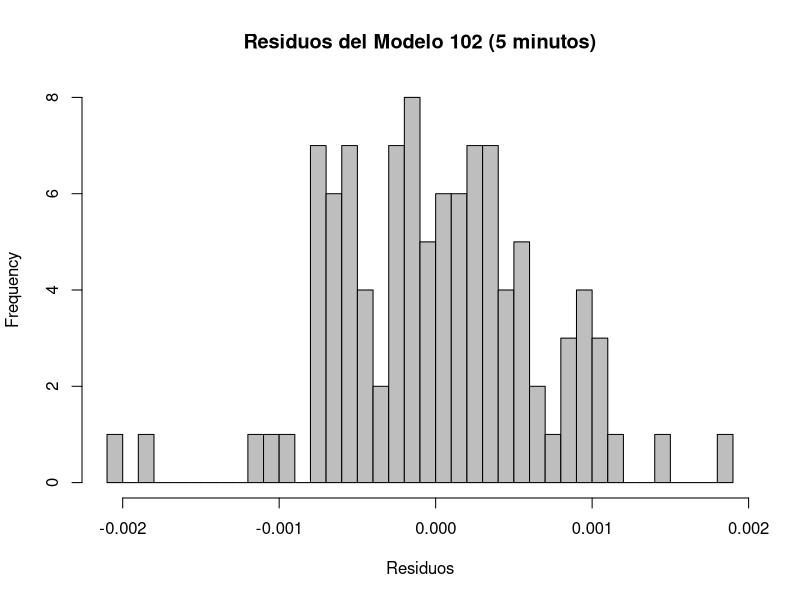
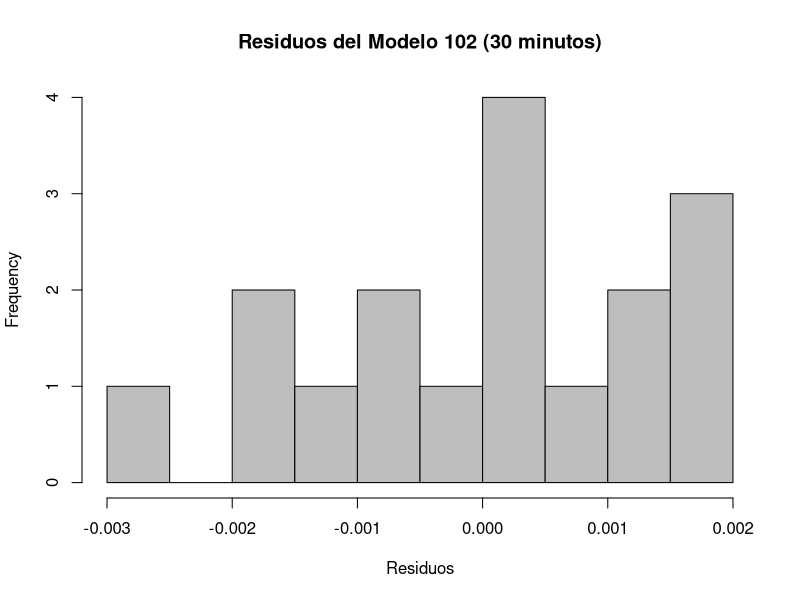
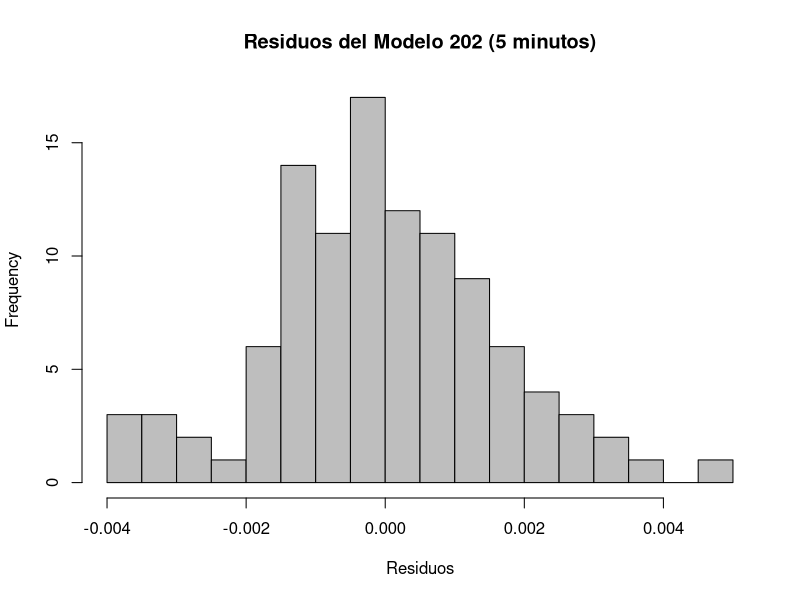
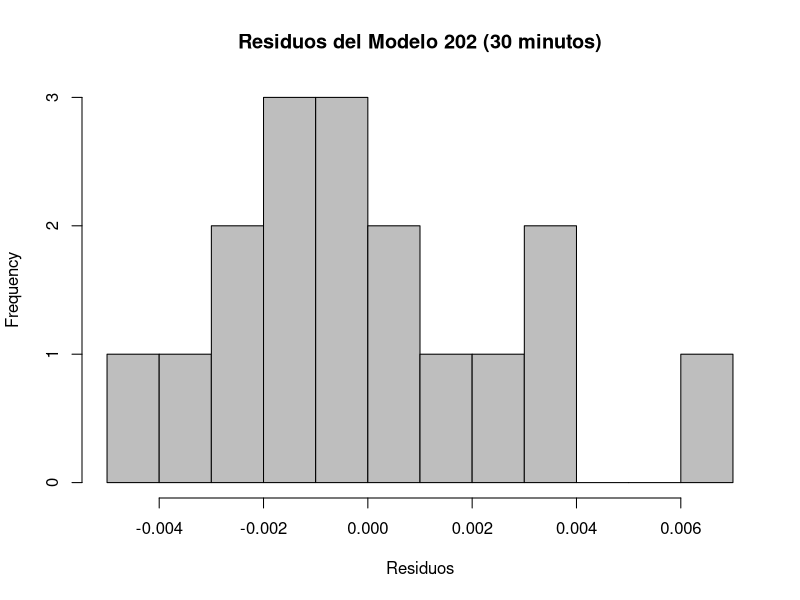
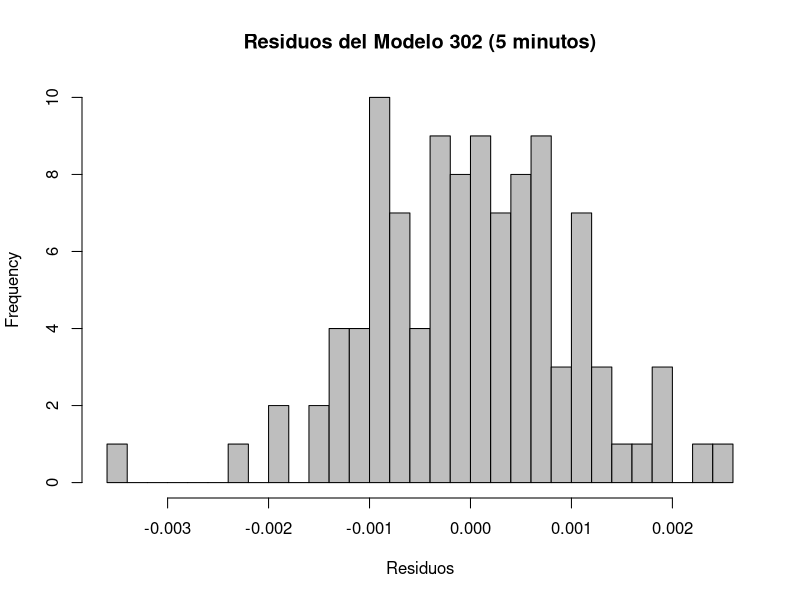
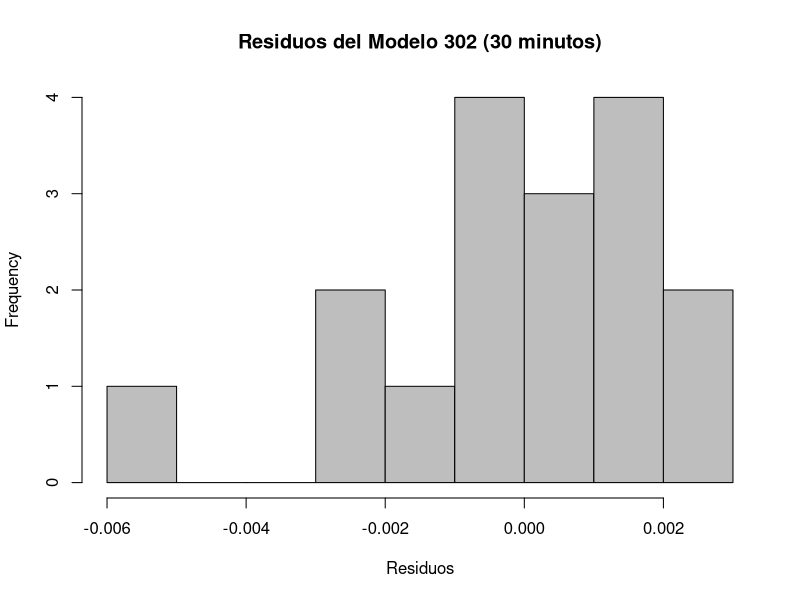

The R script that drew these images, in order: (Note: this script raises an error after producing the figures.)
## ---- chunk 1
knitr::opts_chunk$set(echo = TRUE, message = FALSE, warning = FALSE)
## ---- chunk 2
library(readxl)
library(quantmod)
library(car)
library(lmtest)
library(tseries)
library(sandwich)
## ---- chunk 3
min5  <- read_excel("Tarea3_datos_5min.xlsx", sheet = "5min_valores")
min30 <- read_excel("Tarea3_datos_30min.xlsx", sheet = "30min_valores")
dim(min5)
dim(min30)
## ---- chunk 4
head(min5[, 1:7])
## ---- chunk 5
head(min30[, 1:7])
## ---- chunk 6
p5  <- xts(as.data.frame(min5[, -1]), order.by = min5$Timestamp)
p30 <- xts(as.data.frame(min30[, -1]), order.by = min30$Timestamp)
colSums(!is.na(p5))
## ---- chunk 7
colSums(!is.na(p30))
## ---- chunk 8
rendimientos <- function(base) {
  r <- ROC(base, type = "discrete")
  dia <- as.Date(index(base))
  r <- r[c(FALSE, dia[-1] == dia[-length(dia)])]
  colnames(r) <- paste0(tolower(colnames(base)), "_r")
  as.data.frame(r)
}
## ---- chunk 9
base102_5 <- na.omit(p5[, c("WMT", "COST", "XLP", "TGT", "AMZN", "SPY")])
nrow(base102_5)
## ---- chunk 10
df102_5 <- rendimientos(base102_5)
nrow(df102_5)
## ---- chunk 11
head(df102_5)
## ---- chunk 12
round(cor(df102_5), 2)
## ---- chunk 13
m102_5 <- lm(wmt_r ~ cost_r + xlp_r + tgt_r + amzn_r + spy_r, data = df102_5)
summary(m102_5)
## ---- chunk 14
confint(m102_5, level = 0.95)
## ---- chunk 15
base102_30 <- na.omit(p30[, c("WMT", "COST", "XLP", "TGT", "AMZN", "SPY")])
nrow(base102_30)
## ---- chunk 16
df102_30 <- rendimientos(base102_30)
nrow(df102_30)
## ---- chunk 17
head(df102_30)
## ---- chunk 18
round(cor(df102_30), 2)
## ---- chunk 19
m102_30 <- lm(wmt_r ~ cost_r + xlp_r + tgt_r + amzn_r + spy_r, data = df102_30)
summary(m102_30)
## ---- chunk 20
confint(m102_30, level = 0.95)
## ---- chunk 21
base202_5 <- na.omit(p5[, c("QCOM", "PENG", "SYNA", "MXL", "NVDA", "SOXX")])
nrow(base202_5)
## ---- chunk 22
df202_5 <- rendimientos(base202_5)
nrow(df202_5)
## ---- chunk 23
head(df202_5)
## ---- chunk 24
round(cor(df202_5), 2)
## ---- chunk 25
m202_5 <- lm(qcom_r ~ peng_r + syna_r + mxl_r + nvda_r + soxx_r, data = df202_5)
summary(m202_5)
## ---- chunk 26
confint(m202_5, level = 0.95)
## ---- chunk 27
base202_30 <- na.omit(p30[, c("QCOM", "PENG", "SYNA", "MXL", "NVDA", "SOXX")])
nrow(base202_30)
## ---- chunk 28
df202_30 <- rendimientos(base202_30)
nrow(df202_30)
## ---- chunk 29
head(df202_30)
## ---- chunk 30
round(cor(df202_30), 2)
## ---- chunk 31
m202_30 <- lm(qcom_r ~ peng_r + syna_r + mxl_r + nvda_r + soxx_r, data = df202_30)
summary(m202_30)
## ---- chunk 32
confint(m202_30, level = 0.95)
## ---- chunk 33
base302_5 <- na.omit(p5[, c("CAT", "DE", "TEX", "OSK", "XLI", "FCX")])
nrow(base302_5)
## ---- chunk 34
df302_5 <- rendimientos(base302_5)
nrow(df302_5)
## ---- chunk 35
head(df302_5)
## ---- chunk 36
round(cor(df302_5), 2)
## ---- chunk 37
m302_5 <- lm(cat_r ~ de_r + tex_r + osk_r + xli_r + fcx_r, data = df302_5)
summary(m302_5)
## ---- chunk 38
confint(m302_5, level = 0.95)
## ---- chunk 39
base302_30 <- na.omit(p30[, c("CAT", "DE", "TEX", "OSK", "XLI", "FCX")])
nrow(base302_30)
## ---- chunk 40
df302_30 <- rendimientos(base302_30)
nrow(df302_30)
## ---- chunk 41
head(df302_30)
## ---- chunk 42
round(cor(df302_30), 2)
## ---- chunk 43
m302_30 <- lm(cat_r ~ de_r + tex_r + osk_r + xli_r + fcx_r, data = df302_30)
summary(m302_30)
## ---- chunk 44
confint(m302_30, level = 0.95)
## ---- chunk 45
vif(m102_5)
## ---- chunk 46
bptest(m102_5)
## ---- chunk 47
gqtest(m102_5)
## ---- chunk 48
dwtest(m102_5)
## ---- chunk 49
dwtest(m102_5, alternative = "two.sided")
## ---- chunk 50
bgtest(m102_5, order = 5)
## ---- chunk 51
hist(residuals(m102_5), breaks = 30, main = "Residuos del Modelo 102 (5 minutos)", xlab = "Residuos", col = "grey")
## ---- chunk 52
jarque.bera.test(residuals(m102_5))
## ---- chunk 53
vif(m102_30)
## ---- chunk 54
bptest(m102_30)
## ---- chunk 55
gqtest(m102_30)
## ---- chunk 56
dwtest(m102_30)
## ---- chunk 57
dwtest(m102_30, alternative = "two.sided")
## ---- chunk 58
bgtest(m102_30, order = 2)
## ---- chunk 59
hist(residuals(m102_30), breaks = 10, main = "Residuos del Modelo 102 (30 minutos)", xlab = "Residuos", col = "grey")
## ---- chunk 60
jarque.bera.test(residuals(m102_30))
## ---- chunk 61
vif(m202_5)
## ---- chunk 62
bptest(m202_5)
## ---- chunk 63
gqtest(m202_5)
## ---- chunk 64
dwtest(m202_5)
## ---- chunk 65
dwtest(m202_5, alternative = "two.sided")
## ---- chunk 66
bgtest(m202_5, order = 5)
## ---- chunk 67
hist(residuals(m202_5), breaks = 30, main = "Residuos del Modelo 202 (5 minutos)", xlab = "Residuos", col = "grey")
## ---- chunk 68
jarque.bera.test(residuals(m202_5))
## ---- chunk 69
vif(m202_30)
## ---- chunk 70
bptest(m202_30)
## ---- chunk 71
gqtest(m202_30)
## ---- chunk 72
dwtest(m202_30)
## ---- chunk 73
dwtest(m202_30, alternative = "two.sided")
## ---- chunk 74
bgtest(m202_30, order = 2)
## ---- chunk 75
hist(residuals(m202_30), breaks = 10, main = "Residuos del Modelo 202 (30 minutos)", xlab = "Residuos", col = "grey")
## ---- chunk 76
jarque.bera.test(residuals(m202_30))
## ---- chunk 77
m202b_30 <- lm(qcom_r ~ peng_r + syna_r + mxl_r + nvda_r, data = df202_30)
summary(m202b_30)
## ---- chunk 78
confint(m202b_30, level = 0.95)
## ---- chunk 79
vif(m202b_30)
## ---- chunk 80
vif(m302_5)
## ---- chunk 81
bptest(m302_5)
## ---- chunk 82
gqtest(m302_5)
## ---- chunk 83
dwtest(m302_5)
## ---- chunk 84
dwtest(m302_5, alternative = "two.sided")
## ---- chunk 85
bgtest(m302_5, order = 5)
## ---- chunk 86
hist(residuals(m302_5), breaks = 30, main = "Residuos del Modelo 302 (5 minutos)", xlab = "Residuos", col = "grey")
## ---- chunk 87
jarque.bera.test(residuals(m302_5))
## ---- chunk 88
vif(m302_30)
## ---- chunk 89
bptest(m302_30)
## ---- chunk 90
gqtest(m302_30)
## ---- chunk 91
dwtest(m302_30)
## ---- chunk 92
dwtest(m302_30, alternative = "two.sided")
## ---- chunk 93
bgtest(m302_30, order = 2)
## ---- chunk 94
hist(residuals(m302_30), breaks = 10, main = "Residuos del Modelo 302 (30 minutos)", xlab = "Residuos", col = "grey")
## ---- chunk 95
jarque.bera.test(residuals(m302_30))
## ---- chunk 96
coeftest(m102_5)
## ---- chunk 97
coeftest(m102_5, vcov = NeweyWest(m102_5))
## ---- chunk 98
coeftest(m102_30)
## ---- chunk 99
coeftest(m102_30, vcov = NeweyWest(m102_30))
## ---- chunk 100
coeftest(m202_5)
## ---- chunk 101
coeftest(m202_5, vcov = NeweyWest(m202_5))
## ---- chunk 102
coeftest(m202b_30)
## ---- chunk 103
coeftest(m202b_30, vcov = NeweyWest(m202b_30))
## ---- chunk 104
coeftest(m302_5)
## ---- chunk 105
coeftest(m302_5, vcov = NeweyWest(m302_5))
## ---- chunk 106
coeftest(m302_30)
## ---- chunk 107
coeftest(m302_30, vcov = NeweyWest(m302_30))
## ---- chunk 108
knitr::include_graphics("hmw_barbara_posicionesantes16.png")
## ---- chunk 109
knitr::include_graphics("hmw_barbara_ordenes_ejecutadas.png")
## ---- chunk 110
knitr::include_graphics("hmw_barbara_posiciones_despues.png")
## ---- chunk 111
dL <- 1.378
dU <- 1.721
d <- c(1.05, 1.40, 2.50, 3.97)
zona <- ifelse(d < dL, "Autocorrelación positiva",
        ifelse(d < dU, "Zona de indecisión",
        ifelse(d <= 4 - dU, "No hay autocorrelación",
        ifelse(d <= 4 - dL, "Zona de indecisión", "Autocorrelación negativa"))))
data.frame(d, rho_aprox = round(1 - d / 2, 3), zona)
## ---- chunk 112
c(dL = dL, dU = dU, cuatro_menos_dU = 4 - dU, cuatro_menos_dL = 4 - dL)
## ---- chunk 113
modelos <- data.frame(
  modelo = c("A", "B"),
  d  = c(0.8252, 1.82),
  dL = c(1.106, 0.982),
  dU = c(1.371, 1.539)
)
modelos
